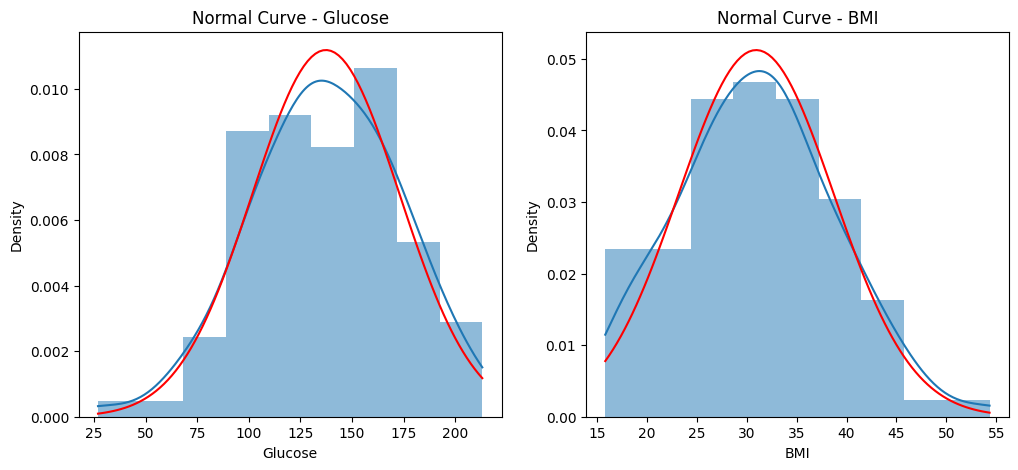

Recreate this plot in Python.
"""
Experiment 4A: Data Visualization - Normal Curves on UCI Diabetes Dataset

AIM:
To visualize the distribution of key numerical attributes in the UCI Diabetes dataset using normal
curves.
"""

import os
import numpy as np
import pandas as pd
import seaborn as sns
import matplotlib.pyplot as plt
from scipy.stats import norm

def run_experiment_4a():
    base_dir = os.path.dirname(os.path.abspath(__file__))

    # Load Dataset
    uci_diabetes = pd.read_csv(os.path.join(base_dir, "uci_diabetes.csv"))

    # Plot Normal Curves for Glucose and BMI
    plt.figure(figsize=(12, 5))

    # Normal Curve for Glucose
    plt.subplot(1, 2, 1)
    sns.histplot(uci_diabetes["Glucose"], kde=True, stat="density", linewidth=0)
    x = np.linspace(uci_diabetes["Glucose"].min(), uci_diabetes["Glucose"].max(), 100)
    plt.plot(x, norm.pdf(x, uci_diabetes["Glucose"].mean(), uci_diabetes["Glucose"].std()), 'r')
    plt.title("Normal Curve - Glucose")

    # Normal Curve for BMI
    plt.subplot(1, 2, 2)
    sns.histplot(uci_diabetes["BMI"], kde=True, stat="density", linewidth=0)
    x = np.linspace(uci_diabetes["BMI"].min(), uci_diabetes["BMI"].max(), 100)
    plt.plot(x, norm.pdf(x, uci_diabetes["BMI"].mean(), uci_diabetes["BMI"].std()), 'r')
    plt.title("Normal Curve - BMI")

    out_path = os.path.join(base_dir, "normal_curves.png")
    plt.savefig(out_path, bbox_inches='tight')
    plt.close()
    print("Saved normal curves to 'normal_curves.png'")

if __name__ == "__main__":
    run_experiment_4a()
